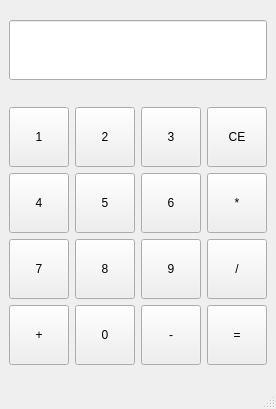
<?xml version="1.0" encoding="UTF-8"?>
<ui version="4.0">
 <class>MainWindow</class>
 <widget class="QMainWindow" name="MainWindow">
  <property name="geometry">
   <rect>
    <x>0</x>
    <y>0</y>
    <width>270</width>
    <height>409</height>
   </rect>
  </property>
  <property name="windowTitle">
   <string>MainWindow</string>
  </property>
  <widget class="QWidget" name="centralwidget">
   <layout class="QVBoxLayout" name="verticalLayout">
    <item>
     <widget class="QLineEdit" name="lineEdit">
      <property name="minimumSize">
       <size>
        <width>0</width>
        <height>60</height>
       </size>
      </property>
      <property name="maximumSize">
       <size>
        <width>16777215</width>
        <height>60</height>
       </size>
      </property>
     </widget>
    </item>
    <item>
     <spacer name="verticalSpacer">
      <property name="orientation">
       <enum>Qt::Vertical</enum>
      </property>
      <property name="sizeType">
       <enum>QSizePolicy::Fixed</enum>
      </property>
      <property name="sizeHint" stdset="0">
       <size>
        <width>20</width>
        <height>10</height>
       </size>
      </property>
     </spacer>
    </item>
    <item>
     <layout class="QGridLayout" name="gridLayout">
      <item row="0" column="0">
       <widget class="QPushButton" name="pushButton">
        <property name="minimumSize">
         <size>
          <width>60</width>
          <height>60</height>
         </size>
        </property>
        <property name="maximumSize">
         <size>
          <width>60</width>
          <height>60</height>
         </size>
        </property>
        <property name="text">
         <string>1</string>
        </property>
       </widget>
      </item>
      <item row="0" column="1">
       <widget class="QPushButton" name="pushButton_6">
        <property name="minimumSize">
         <size>
          <width>60</width>
          <height>60</height>
         </size>
        </property>
        <property name="maximumSize">
         <size>
          <width>60</width>
          <height>60</height>
         </size>
        </property>
        <property name="text">
         <string>2</string>
        </property>
       </widget>
      </item>
      <item row="0" column="2">
       <widget class="QPushButton" name="pushButton_5">
        <property name="minimumSize">
         <size>
          <width>60</width>
          <height>60</height>
         </size>
        </property>
        <property name="maximumSize">
         <size>
          <width>60</width>
          <height>60</height>
         </size>
        </property>
        <property name="text">
         <string>3</string>
        </property>
       </widget>
      </item>
      <item row="0" column="3">
       <widget class="QPushButton" name="pushButton_12">
        <property name="minimumSize">
         <size>
          <width>60</width>
          <height>60</height>
         </size>
        </property>
        <property name="maximumSize">
         <size>
          <width>60</width>
          <height>60</height>
         </size>
        </property>
        <property name="text">
         <string>CE</string>
        </property>
       </widget>
      </item>
      <item row="1" column="0">
       <widget class="QPushButton" name="pushButton_4">
        <property name="minimumSize">
         <size>
          <width>60</width>
          <height>60</height>
         </size>
        </property>
        <property name="maximumSize">
         <size>
          <width>60</width>
          <height>60</height>
         </size>
        </property>
        <property name="text">
         <string>4</string>
        </property>
       </widget>
      </item>
      <item row="1" column="1">
       <widget class="QPushButton" name="pushButton_3">
        <property name="minimumSize">
         <size>
          <width>60</width>
          <height>60</height>
         </size>
        </property>
        <property name="maximumSize">
         <size>
          <width>60</width>
          <height>60</height>
         </size>
        </property>
        <property name="text">
         <string>5</string>
        </property>
       </widget>
      </item>
      <item row="1" column="2">
       <widget class="QPushButton" name="pushButton_2">
        <property name="minimumSize">
         <size>
          <width>60</width>
          <height>60</height>
         </size>
        </property>
        <property name="maximumSize">
         <size>
          <width>60</width>
          <height>60</height>
         </size>
        </property>
        <property name="text">
         <string>6</string>
        </property>
       </widget>
      </item>
      <item row="1" column="3">
       <widget class="QPushButton" name="pushButton_11">
        <property name="minimumSize">
         <size>
          <width>60</width>
          <height>60</height>
         </size>
        </property>
        <property name="maximumSize">
         <size>
          <width>60</width>
          <height>60</height>
         </size>
        </property>
        <property name="text">
         <string>*</string>
        </property>
       </widget>
      </item>
      <item row="2" column="0">
       <widget class="QPushButton" name="pushButton_9">
        <property name="minimumSize">
         <size>
          <width>60</width>
          <height>60</height>
         </size>
        </property>
        <property name="maximumSize">
         <size>
          <width>60</width>
          <height>60</height>
         </size>
        </property>
        <property name="text">
         <string>7</string>
        </property>
       </widget>
      </item>
      <item row="2" column="1">
       <widget class="QPushButton" name="pushButton_8">
        <property name="minimumSize">
         <size>
          <width>60</width>
          <height>60</height>
         </size>
        </property>
        <property name="maximumSize">
         <size>
          <width>60</width>
          <height>60</height>
         </size>
        </property>
        <property name="text">
         <string>8</string>
        </property>
       </widget>
      </item>
      <item row="2" column="2">
       <widget class="QPushButton" name="pushButton_7">
        <property name="minimumSize">
         <size>
          <width>60</width>
          <height>60</height>
         </size>
        </property>
        <property name="maximumSize">
         <size>
          <width>60</width>
          <height>60</height>
         </size>
        </property>
        <property name="text">
         <string>9</string>
        </property>
       </widget>
      </item>
      <item row="2" column="3">
       <widget class="QPushButton" name="pushButton_10">
        <property name="minimumSize">
         <size>
          <width>60</width>
          <height>60</height>
         </size>
        </property>
        <property name="maximumSize">
         <size>
          <width>60</width>
          <height>60</height>
         </size>
        </property>
        <property name="text">
         <string>/</string>
        </property>
       </widget>
      </item>
      <item row="3" column="0">
       <widget class="QPushButton" name="pushButton_16">
        <property name="minimumSize">
         <size>
          <width>60</width>
          <height>60</height>
         </size>
        </property>
        <property name="maximumSize">
         <size>
          <width>60</width>
          <height>60</height>
         </size>
        </property>
        <property name="text">
         <string>+</string>
        </property>
       </widget>
      </item>
      <item row="3" column="1">
       <widget class="QPushButton" name="pushButton_15">
        <property name="minimumSize">
         <size>
          <width>60</width>
          <height>60</height>
         </size>
        </property>
        <property name="maximumSize">
         <size>
          <width>60</width>
          <height>60</height>
         </size>
        </property>
        <property name="text">
         <string>0</string>
        </property>
       </widget>
      </item>
      <item row="3" column="2">
       <widget class="QPushButton" name="pushButton_14">
        <property name="minimumSize">
         <size>
          <width>60</width>
          <height>60</height>
         </size>
        </property>
        <property name="maximumSize">
         <size>
          <width>60</width>
          <height>60</height>
         </size>
        </property>
        <property name="text">
         <string>-</string>
        </property>
       </widget>
      </item>
      <item row="3" column="3">
       <widget class="QPushButton" name="pushButton_13">
        <property name="minimumSize">
         <size>
          <width>60</width>
          <height>60</height>
         </size>
        </property>
        <property name="maximumSize">
         <size>
          <width>60</width>
          <height>60</height>
         </size>
        </property>
        <property name="text">
         <string>=</string>
        </property>
       </widget>
      </item>
     </layout>
    </item>
   </layout>
  </widget>
  <widget class="QMenuBar" name="menubar">
   <property name="geometry">
    <rect>
     <x>0</x>
     <y>0</y>
     <width>270</width>
     <height>22</height>
    </rect>
   </property>
  </widget>
  <widget class="QStatusBar" name="statusbar"/>
 </widget>
 <resources/>
 <connections/>
</ui>
